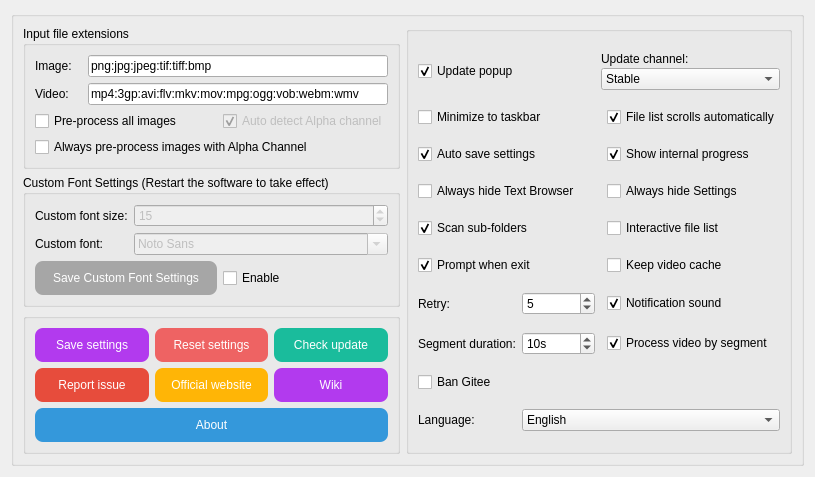
       <widget class="QWidget" name="tab_AdditionalSettings">
        <attribute name="icon">
         <iconset resource="icon.qrc">
          <normaloff>:/new/prefix1/icon/AddSetting.png</normaloff>:/new/prefix1/icon/AddSetting.png</iconset>
        </attribute>
        <attribute name="title">
         <string>Additional settings</string>
        </attribute>
        <layout class="QGridLayout" name="gridLayout_21">
         <item row="0" column="0" colspan="2">
          <widget class="QGroupBox" name="groupBox_AdditionalSettings">
           <property name="maximumSize">
            <size>
             <width>16777215</width>
             <height>16777215</height>
            </size>
           </property>
           <property name="title">
            <string/>
           </property>
           <layout class="QGridLayout" name="gridLayout_19">
            <item row="0" column="0">
             <widget class="QGroupBox" name="groupBox_InputExt">
              <property name="maximumSize">
               <size>
                <width>16777215</width>
                <height>16777215</height>
               </size>
              </property>
              <property name="title">
               <string>Input file extensions</string>
              </property>
              <layout class="QGridLayout" name="gridLayout_10">
               <item row="0" column="0">
                <widget class="QLabel" name="label_4">
                 <property name="maximumSize">
                  <size>
                   <width>50</width>
                   <height>16777215</height>
                  </size>
                 </property>
                 <property name="toolTip">
                  <string>When you find that the file format you want to process cannot 
be added to the file list, you can add the file extension yourself 
in the additional settings.

Each extension needs to be separated by &quot;:&quot;

(There is no guarantee that the file format you add will 
be processed successfully)</string>
                 </property>
                 <property name="text">
                  <string>Image:</string>
                 </property>
                </widget>
               </item>
               <item row="2" column="0" colspan="3">
                <widget class="QCheckBox" name="checkBox_PreProcessImage">
                 <property name="toolTip">
                  <string>Convert every image to PNG before processing it.
Enabling this option will improve compatibility. However, it will
increase the time and storage space required to process image.</string>
                 </property>
                 <property name="text">
                  <string>Pre-process all images</string>
                 </property>
                </widget>
               </item>
               <item row="1" column="0">
                <widget class="QLabel" name="label_5">
                 <property name="maximumSize">
                  <size>
                   <width>50</width>
                   <height>16777215</height>
                  </size>
                 </property>
                 <property name="toolTip">
                  <string>When you find that the file format you want to process cannot 
be added to the file list, you can add the file extension yourself 
in the additional settings.

Each extension needs to be separated by &quot;:&quot;

(There is no guarantee that the file format you add will 
be processed successfully)</string>
                 </property>
                 <property name="text">
                  <string>Video:</string>
                 </property>
                </widget>
               </item>
               <item row="2" column="3">
                <widget class="QCheckBox" name="checkBox_AutoDetectAlphaChannel">
                 <property name="enabled">
                  <bool>false</bool>
                 </property>
                 <property name="toolTip">
                  <string>When the alpha channel is detected in the picture, software will
automatically force the picture to be saved as PNG.</string>
                 </property>
                 <property name="text">
                  <string>Auto detect Alpha channel</string>
                 </property>
                 <property name="checked">
                  <bool>true</bool>
                 </property>
                </widget>
               </item>
               <item row="1" column="1" colspan="3">
                <widget class="QLineEdit" name="Ext_video">
                 <property name="minimumSize">
                  <size>
                   <width>300</width>
                   <height>0</height>
                  </size>
                 </property>
                 <property name="acceptDrops">
                  <bool>false</bool>
                 </property>
                 <property name="toolTip">
                  <string>When you find that the file format you want to process cannot 
be added to the file list, you can add the file extension yourself 
in the additional settings.

Each extension needs to be separated by &quot;:&quot;

(There is no guarantee that the file format you add will 
be processed successfully)</string>
                 </property>
                 <property name="text">
                  <string notr="true">mp4:3gp:avi:flv:mkv:mov:mpg:ogg:vob:webm:wmv</string>
                 </property>
                </widget>
               </item>
               <item row="0" column="1" colspan="3">
                <widget class="QLineEdit" name="Ext_image">
                 <property name="minimumSize">
                  <size>
                   <width>300</width>
                   <height>0</height>
                  </size>
                 </property>
                 <property name="acceptDrops">
                  <bool>false</bool>
                 </property>
                 <property name="toolTip">
                  <string>When you find that the file format you want to process cannot 
be added to the file list, you can add the file extension yourself 
in the additional settings.

Each extension needs to be separated by &quot;:&quot;

(There is no guarantee that the file format you add will 
be processed successfully)</string>
                 </property>
                 <property name="text">
                  <string notr="true">png:jpg:jpeg:tif:tiff:bmp</string>
                 </property>
                </widget>
               </item>
               <item row="3" column="0" colspan="4">
                <widget class="QCheckBox" name="checkBox_AlwaysPreProcessAlphaPNG">
                 <property name="toolTip">
                  <string>This software already can intelligently detect whether the Alpha channel is lost,
and automatically reprocess the picture. And image will be pre-processed during the 
reporcess so the alpha channel won't lost again.

However, this will cause additional time consumption. If re-processing
frequently occurs when processing images, you can enable this option to save time.</string>
                 </property>
                 <property name="text">
                  <string>Always pre-process images with Alpha Channel</string>
                 </property>
                 <property name="checked">
                  <bool>false</bool>
                 </property>
                </widget>
               </item>
              </layout>
             </widget>
            </item>
            <item row="1" column="0">
             <widget class="QGroupBox" name="groupBox_3">
              <property name="title">
               <string>Custom Font Settings (Restart the software to take effect)</string>
              </property>
              <layout class="QGridLayout" name="gridLayout_17">
               <item row="1" column="0">
                <widget class="QLabel" name="label_24">
                 <property name="text">
                  <string>Custom font:</string>
                 </property>
                 <property name="alignment">
                  <set>Qt::AlignLeading|Qt::AlignLeft|Qt::AlignVCenter</set>
                 </property>
                </widget>
               </item>
               <item row="0" column="0">
                <widget class="QLabel" name="label_22">
                 <property name="text">
                  <string>Custom font size:</string>
                 </property>
                 <property name="alignment">
                  <set>Qt::AlignLeading|Qt::AlignLeft|Qt::AlignVCenter</set>
                 </property>
                </widget>
               </item>
               <item row="2" column="0" colspan="2">
                <widget class="QPushButton" name="pushButton_Save_GlobalFontSize">
                 <property name="enabled">
                  <bool>false</bool>
                 </property>
                 <property name="maximumSize">
                  <size>
                   <width>16777215</width>
                   <height>16777215</height>
                  </size>
                 </property>
                 <property name="styleSheet">
                  <string notr="true">QPushButton{
background-color: rgb(26, 188, 156);
color: rgb(255, 255, 255);
border-style:outset;
border-radius:8px;
padding:10px;
}
QPushButton:hover{
background-color: rgb(29, 214, 177);
color: rgb(255, 255, 255);
border-style:outset;
border-radius:8px;
padding:10px;
}
QPushButton:pressed{
background-color: rgb(23, 173, 143);
color: rgb(255, 255, 255);
border-style:outset;
border-radius:8px;
padding:10px;
}
QPushButton:disabled{
background-color: rgb(166, 166, 166);
color: rgb(255, 255, 255);
border-style:outset;
border-radius:8px;
padding:10px;
}</string>
                 </property>
                 <property name="text">
                  <string>Save Custom Font Settings</string>
                 </property>
                </widget>
               </item>
               <item row="1" column="1" colspan="3">
                <widget class="QFontComboBox" name="fontComboBox_CustFont">
                 <property name="enabled">
                  <bool>false</bool>
                 </property>
                 <property name="currentText">
                  <string notr="true">宋体</string>
                 </property>
                 <property name="currentFont">
                  <font>
                   <family>宋体</family>
                  </font>
                 </property>
                </widget>
               </item>
               <item row="0" column="1" colspan="3">
                <widget class="QSpinBox" name="spinBox_GlobalFontSize">
                 <property name="enabled">
                  <bool>false</bool>
                 </property>
                 <property name="maximumSize">
                  <size>
                   <width>16777215</width>
                   <height>16777215</height>
                  </size>
                 </property>
                 <property name="minimum">
                  <number>1</number>
                 </property>
                 <property name="maximum">
                  <number>999</number>
                 </property>
                 <property name="value">
                  <number>15</number>
                 </property>
                </widget>
               </item>
               <item row="2" column="2" colspan="2">
                <widget class="QCheckBox" name="checkBox_isCustFontEnable">
                 <property name="toolTip">
                  <string>Enable Custom Font Settings.</string>
                 </property>
                 <property name="text">
                  <string>Enable</string>
                 </property>
                </widget>
               </item>
              </layout>
             </widget>
            </item>
            <item row="2" column="0">
             <widget class="QGroupBox" name="groupBox_other_1">
              <property name="title">
               <string/>
              </property>
              <layout class="QGridLayout" name="gridLayout_7">
               <item row="1" column="1">
                <widget class="QPushButton" name="pushButton_ReadMe">
                 <property name="font">
                  <font>
                   <underline>false</underline>
                  </font>
                 </property>
                 <property name="styleSheet">
                  <string notr="true">QPushButton{
background-color: rgb(255, 181, 6);
color: rgb(255, 255, 255);
border-style:outset;
border-radius:8px;
padding:10px;
}
QPushButton:hover{
background-color: rgb(255, 200, 50);
color: rgb(255, 255, 255);
border-style:outset;
border-radius:8px;
padding:10px;
}
QPushButton:pressed{
background-color: rgb(255, 170, 0);
color: rgb(255, 255, 255);
border-style:outset;
border-radius:8px;
padding:10px;
}
QPushButton:disabled{
background-color: rgb(166, 166, 166);
color: rgb(255, 255, 255);
border-style:outset;
border-radius:8px;
padding:10px;
}</string>
                 </property>
                 <property name="text">
                  <string>Official website</string>
                 </property>
                </widget>
               </item>
               <item row="0" column="0">
                <widget class="QPushButton" name="pushButton_SaveSettings">
                 <property name="enabled">
                  <bool>true</bool>
                 </property>
                 <property name="styleSheet">
                  <string notr="true">QPushButton{
background-color: rgb(178, 58, 238);
color: rgb(255, 255, 255);
border-style:outset;
border-radius:8px;
padding:10px;
}
QPushButton:hover{
background-color: rgb(191, 62, 255);
color: rgb(255, 255, 255);
border-style:outset;
border-radius:8px;
padding:10px;
}
QPushButton:pressed{
background-color: rgb(154, 50, 205);
color: rgb(255, 255, 255);
border-style:outset;
border-radius:8px;
padding:10px;
}
QPushButton:disabled{
background-color: rgb(166, 166, 166);
color: rgb(255, 255, 255);
border-style:outset;
border-radius:8px;
padding:10px;
}</string>
                 </property>
                 <property name="text">
                  <string>Save settings</string>
                 </property>
                </widget>
               </item>
               <item row="1" column="0">
                <widget class="QPushButton" name="pushButton_Report">
                 <property name="font">
                  <font>
                   <underline>false</underline>
                  </font>
                 </property>
                 <property name="styleSheet">
                  <string notr="true">QPushButton{
background-color: rgb(231, 76, 60);
color: rgb(255, 255, 255);
border-style:outset;
border-radius:8px;
padding:10px;
}
QPushButton:hover{
background-color: rgb(255, 102, 64);
color: rgb(255, 255, 255);
border-style:outset;
border-radius:8px;
padding:10px;
}
QPushButton:pressed{
background-color: rgb(204, 65, 53);
color: rgb(255, 255, 255);
border-style:outset;
border-radius:8px;
padding:10px;
}
QPushButton:disabled{
background-color: rgb(166, 166, 166);
color: rgb(255, 255, 255);
border-style:outset;
border-radius:8px;
padding:10px;
}</string>
                 </property>
                 <property name="text">
                  <string>Report issue</string>
                 </property>
                </widget>
               </item>
               <item row="1" column="2">
                <widget class="QPushButton" name="pushButton_wiki">
                 <property name="toolTip">
                  <string>Open Waifu2x-Extension-GUI online wiki.</string>
                 </property>
                 <property name="styleSheet">
                  <string notr="true">QPushButton{
background-color: rgb(178, 58, 238);
color: rgb(255, 255, 255);
border-style:outset;
border-radius:8px;
padding:10px;
}
QPushButton:hover{
background-color: rgb(191, 62, 255);
color: rgb(255, 255, 255);
border-style:outset;
border-radius:8px;
padding:10px;
}
QPushButton:pressed{
background-color: rgb(154, 50, 205);
color: rgb(255, 255, 255);
border-style:outset;
border-radius:8px;
padding:10px;
}
QPushButton:disabled{
background-color: rgb(166, 166, 166);
color: rgb(255, 255, 255);
border-style:outset;
border-radius:8px;
padding:10px;
}</string>
                 </property>
                 <property name="text">
                  <string>Wiki</string>
                 </property>
                </widget>
               </item>
               <item row="0" column="1">
                <widget class="QPushButton" name="pushButton_ResetSettings">
                 <property name="styleSheet">
                  <string notr="true">QPushButton{
background-color: rgb(238, 99, 99);
color: rgb(255, 255, 255);
border-style:outset;
border-radius:8px;
padding:10px;
}
QPushButton:hover{
background-color: rgb(255, 106, 106);
color: rgb(255, 255, 255);
border-style:outset;
border-radius:8px;
padding:10px;
}
QPushButton:pressed{
background-color: rgb(205, 85, 85);
color: rgb(255, 255, 255);
border-style:outset;
border-radius:8px;
padding:10px;
}
QPushButton:disabled{
background-color: rgb(166, 166, 166);
color: rgb(255, 255, 255);
border-style:outset;
border-radius:8px;
padding:10px;
}</string>
                 </property>
                 <property name="text">
                  <string>Reset settings</string>
                 </property>
                </widget>
               </item>
               <item row="0" column="2">
                <widget class="QPushButton" name="pushButton_CheckUpdate">
                 <property name="font">
                  <font>
                   <pointsize>9</pointsize>
                   <underline>false</underline>
                  </font>
                 </property>
                 <property name="styleSheet">
                  <string notr="true">QPushButton{
background-color: rgb(26, 188, 156);
color: rgb(255, 255, 255);
border-style:outset;
border-radius:8px;
padding:10px;
}
QPushButton:hover{
background-color: rgb(29, 214, 177);
color: rgb(255, 255, 255);
border-style:outset;
border-radius:8px;
padding:10px;
}
QPushButton:pressed{
background-color: rgb(23, 173, 143);
color: rgb(255, 255, 255);
border-style:outset;
border-radius:8px;
padding:10px;
}
QPushButton:disabled{
background-color: rgb(166, 166, 166);
color: rgb(255, 255, 255);
border-style:outset;
border-radius:8px;
padding:10px;
}</string>
                 </property>
                 <property name="text">
                  <string>Check update</string>
                 </property>
                </widget>
               </item>
               <item row="2" column="0" colspan="3">
                <widget class="QPushButton" name="pushButton_about">
                 <property name="styleSheet">
                  <string notr="true">QPushButton{
background-color: rgb(52, 152, 219);
color: rgb(255, 255, 255);
border-style:outset;
border-radius:8px;
padding:10px;
}
QPushButton:hover{
background-color: rgb(60, 177, 255);
color: rgb(255, 255, 255);
border-style:outset;
border-radius:8px;
padding:10px;
}
QPushButton:pressed{
background-color: rgb(45, 134, 193);
color: rgb(255, 255, 255);
border-style:outset;
border-radius:8px;
padding:10px;
}
QPushButton:disabled{
background-color: rgb(166, 166, 166);
color: rgb(255, 255, 255);
border-style:outset;
border-radius:8px;
padding:10px;
}</string>
                 </property>
                 <property name="text">
                  <string>About</string>
                 </property>
                </widget>
               </item>
              </layout>
             </widget>
            </item>
            <item row="0" column="1" rowspan="3">
             <widget class="QGroupBox" name="groupBox_8">
              <property name="title">
               <string/>
              </property>
              <layout class="QGridLayout" name="gridLayout_14">
               <item row="7" column="0">
                <widget class="QLabel" name="label_39">
                 <property name="toolTip">
                  <string>The number of retries when an image (or frame) processing fails.</string>
                 </property>
                 <property name="text">
                  <string>Retry:</string>
                 </property>
                </widget>
               </item>
               <item row="2" column="0" colspan="3">
                <widget class="QCheckBox" name="checkBox_MinimizeToTaskbar">
                 <property name="text">
                  <string>Minimize to taskbar</string>
                 </property>
                </widget>
               </item>
               <item row="8" column="1">
                <widget class="QSpinBox" name="spinBox_SegmentDuration">
                 <property name="toolTip">
                  <string>When processing video in segments, the length of each video clip.
This will determine how much hard disk space the program will occupy 
when processing video in segments.</string>
                 </property>
                 <property name="suffix">
                  <string notr="true">s</string>
                 </property>
                 <property name="prefix">
                  <string/>
                 </property>
                 <property name="minimum">
                  <number>1</number>
                 </property>
                 <property name="maximum">
                  <number>999999999</number>
                 </property>
                 <property name="value">
                  <number>10</number>
                 </property>
                </widget>
               </item>
               <item row="1" column="0" colspan="2">
                <widget class="QCheckBox" name="checkBox_UpdatePopup">
                 <property name="sizePolicy">
                  <sizepolicy hsizetype="Minimum" vsizetype="Fixed">
                   <horstretch>0</horstretch>
                   <verstretch>0</verstretch>
                  </sizepolicy>
                 </property>
                 <property name="toolTip">
                  <string>A pop-up window will prompts when an update is detected.</string>
                 </property>
                 <property name="text">
                  <string>Update popup</string>
                 </property>
                 <property name="checked">
                  <bool>true</bool>
                 </property>
                </widget>
               </item>
               <item row="7" column="3">
                <widget class="QCheckBox" name="checkBox_NfSound">
                 <property name="toolTip">
                  <string>Play Notification sound.</string>
                 </property>
                 <property name="text">
                  <string>Notification sound</string>
                 </property>
                 <property name="checked">
                  <bool>true</bool>
                 </property>
                </widget>
               </item>
               <item row="8" column="3">
                <widget class="QCheckBox" name="checkBox_ProcessVideoBySegment">
                 <property name="toolTip">
                  <string>Processing video in segments can greatly reduce the 
hard disk space occupied by processing video. But it 
will increase the time required to process video.</string>
                 </property>
                 <property name="text">
                  <string>Process video by segment</string>
                 </property>
                 <property name="checked">
                  <bool>true</bool>
                 </property>
                </widget>
               </item>
               <item row="4" column="0" colspan="2">
                <widget class="QCheckBox" name="checkBox_AlwaysHideTextBrowser">
                 <property name="toolTip">
                  <string>[Text browser] will be automatically hidden when the software starts.</string>
                 </property>
                 <property name="text">
                  <string>Always hide Text Browser</string>
                 </property>
                </widget>
               </item>
               <item row="3" column="0" colspan="2">
                <widget class="QCheckBox" name="checkBox_AutoSaveSettings">
                 <property name="toolTip">
                  <string>Settings will be saved automatically when you close the software.</string>
                 </property>
                 <property name="text">
                  <string>Auto save settings</string>
                 </property>
                 <property name="checked">
                  <bool>true</bool>
                 </property>
                </widget>
               </item>
               <item row="5" column="0" colspan="2">
                <widget class="QCheckBox" name="checkBox_ScanSubFolders">
                 <property name="toolTip">
                  <string>When adding a folder to the file list, scan the files in
the subfolder and add them to the file list.</string>
                 </property>
                 <property name="text">
                  <string>Scan sub-folders</string>
                 </property>
                 <property name="checked">
                  <bool>true</bool>
                 </property>
                </widget>
               </item>
               <item row="6" column="0" colspan="2">
                <widget class="QCheckBox" name="checkBox_PromptWhenExit">
                 <property name="text">
                  <string>Prompt when exit</string>
                 </property>
                 <property name="checked">
                  <bool>true</bool>
                 </property>
                </widget>
               </item>
               <item row="1" column="2" colspan="2">
                <layout class="QVBoxLayout" name="verticalLayout">
                 <property name="spacing">
                  <number>2</number>
                 </property>
                 <item>
                  <widget class="QLabel" name="label_55">
                   <property name="text">
                    <string>Update channel:</string>
                   </property>
                  </widget>
                 </item>
                 <item>
                  <widget class="QComboBox" name="comboBox_UpdateChannel">
                   <property name="toolTip">
                    <string/>
                   </property>
                   <item>
                    <property name="text">
                     <string>Stable</string>
                    </property>
                   </item>
                   <item>
                    <property name="text">
                     <string>Beta</string>
                    </property>
                   </item>
                  </widget>
                 </item>
                </layout>
               </item>
               <item row="6" column="3">
                <widget class="QCheckBox" name="checkBox_KeepVideoCache">
                 <property name="toolTip">
                  <string>Keep video cache after processing the video.</string>
                 </property>
                 <property name="text">
                  <string>Keep video cache</string>
                 </property>
                 <property name="checked">
                  <bool>false</bool>
                 </property>
                </widget>
               </item>
               <item row="3" column="3">
                <widget class="QCheckBox" name="checkBox_ShowInterPro">
                 <property name="toolTip">
                  <string>Output internal Scale and Denoise progress of GIF and video process inside textbrowser.</string>
                 </property>
                 <property name="text">
                  <string>Show internal progress</string>
                 </property>
                 <property name="checked">
                  <bool>true</bool>
                 </property>
                </widget>
               </item>
               <item row="8" column="0">
                <widget class="QLabel" name="label_SegmentDuration">
                 <property name="toolTip">
                  <string>When processing video in segments, the length of each video clip.
This will determine how much hard disk space the program will occupy 
when processing video in segments.</string>
                 </property>
                 <property name="text">
                  <string>Segment duration:</string>
                 </property>
                </widget>
               </item>
               <item row="2" column="3">
                <widget class="QCheckBox" name="checkBox_FileListAutoSlide">
                 <property name="toolTip">
                  <string>When the file processing status changes, the file list scrolls automatically.</string>
                 </property>
                 <property name="text">
                  <string>File list scrolls automatically</string>
                 </property>
                 <property name="checked">
                  <bool>true</bool>
                 </property>
                </widget>
               </item>
               <item row="7" column="1">
                <widget class="QSpinBox" name="spinBox_retry">
                 <property name="toolTip">
                  <string>The number of retries when an image (or frame) processing fails.</string>
                 </property>
                 <property name="minimum">
                  <number>1</number>
                 </property>
                 <property name="maximum">
                  <number>999999999</number>
                 </property>
                 <property name="value">
                  <number>5</number>
                 </property>
                </widget>
               </item>
               <item row="10" column="0" colspan="2">
                <widget class="QCheckBox" name="checkBox_BanGitee">
                 <property name="toolTip">
                  <string>Enabling this will stop download anything from Communist China website Gitee.

If you are in China, due to government banned raw.githubusercontent.com,
enabling this will affect auto update.

For detailed information, please read privacy policy.</string>
                 </property>
                 <property name="text">
                  <string>Ban Gitee</string>
                 </property>
                </widget>
               </item>
               <item row="4" column="3">
                <widget class="QCheckBox" name="checkBox_AlwaysHideSettings">
                 <property name="toolTip">
                  <string>[Settings] will be automatically hidden when the software starts.</string>
                 </property>
                 <property name="text">
                  <string>Always hide Settings</string>
                 </property>
                </widget>
               </item>
               <item row="5" column="3">
                <widget class="QCheckBox" name="checkBox_FileList_Interactive">
                 <property name="text">
                  <string>Interactive file list</string>
                 </property>
                 <property name="checked">
                  <bool>false</bool>
                 </property>
                </widget>
               </item>
               <item row="12" column="0">
                <widget class="QLabel" name="label_21">
                 <property name="sizePolicy">
                  <sizepolicy hsizetype="Preferred" vsizetype="Preferred">
                   <horstretch>0</horstretch>
                   <verstretch>0</verstretch>
                  </sizepolicy>
                 </property>
                 <property name="maximumSize">
                  <size>
                   <width>16777215</width>
                   <height>16777215</height>
                  </size>
                 </property>
                 <property name="toolTip">
                  <string>We recommend that you restart the software after changing 
the language for the language settings to fully take effect.</string>
                 </property>
                 <property name="text">
                  <string notr="true">Language:</string>
                 </property>
                 <property name="alignment">
                  <set>Qt::AlignLeading|Qt::AlignLeft|Qt::AlignVCenter</set>
                 </property>
                </widget>
               </item>
               <item row="12" column="1" colspan="3">
                <widget class="QComboBox" name="comboBox_language">
                 <property name="minimumSize">
                  <size>
                   <width>150</width>
                   <height>0</height>
                  </size>
                 </property>
                 <property name="toolTip">
                  <string>We recommend that you restart the software after changing 
the language for the language settings to fully take effect.</string>
                 </property>
                 <property name="currentText">
                  <string notr="true">English</string>
                 </property>
                 <item>
                  <property name="text">
                   <string notr="true">English</string>
                  </property>
                 </item>
                 <item>
                  <property name="text">
                   <string notr="true">简体中文</string>
                  </property>
                 </item>
                 <item>
                  <property name="text">
                   <string notr="true">日本語(機械翻訳)</string>
                  </property>
                 </item>
                 <item>
                  <property name="text">
                   <string notr="true">繁體中文(由uimee翻譯)</string>
                  </property>
                 </item>
                </widget>
               </item>
              </layout>
             </widget>
            </item>
           </layout>
          </widget>
         </item>
        </layout>
       </widget>
